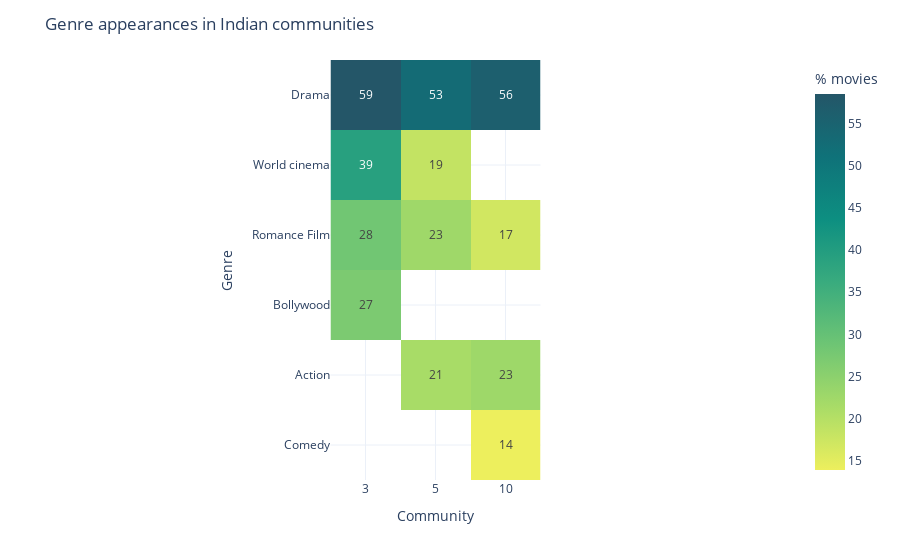

Write notebook code for a chart like this one.
### Code cell
fig = px.imshow(first_genres,color_continuous_scale  = 'Aggrnyl_r', text_auto='.0f',labels={'color':'% movies'})
fig.update_yaxes(title = 'Genre')
fig.update_xaxes(title = 'Community')
fig.update_layout(title = 'Genre appearances in Indian communities', template = 'plotly_white')
fig.show()
fig.write_html('C:/Users/Public/ADA2022/weloic.github.io/_includes/india_genres.html')

### Figure 1 — Plotly figure (JSON) as saved in the notebook; plotly's stock layout.template omitted (floating-point values rounded to 4 significant figures)
{"data": [{"coloraxis": "coloraxis", "hovertemplate": "x: %{x}<br>genre: %{y}<br>% movies: %{z}<extra></extra>", "name": "0", "texttemplate": "%{z:.0f}", "type": "heatmap", "x": ["3", "5", "10"], "xaxis": "x", "y": ["Drama", "World cinema", "Romance Film", "Bollywood", "Action", "Comedy"], "yaxis": "y", "z": [[58.54, 52.93, 56.1], [39.06, 18.51, null], [28.38, 22.6, 16.94], [27.0, null, null], [null, 21.4, 22.74], [null, null, 13.89]]}], "layout": {"coloraxis": {"colorbar": {"title": {"text": "% movies"}}, "colorscale": [[0, "rgb(237, 239, 93)"], [0.1667, "rgb(169, 220, 103)"], [0.3333, "rgb(110, 197, 116)"], [0.5, "rgb(57, 171, 126)"], [0.6667, "rgb(13, 143, 129)"], [0.8333, "rgb(15, 114, 121)"], [1, "rgb(36, 86, 104)"]]}, "margin": {"t": 60}, "title": {"text": "Genre appearances in Indian communities"}, "xaxis": {"anchor": "y", "constrain": "domain", "domain": [0, 1], "scaleanchor": "y", "title": {"text": "Community"}}, "yaxis": {"anchor": "x", "autorange": "reversed", "constrain": "domain", "domain": [0, 1], "title": {"text": "Genre"}}}}
